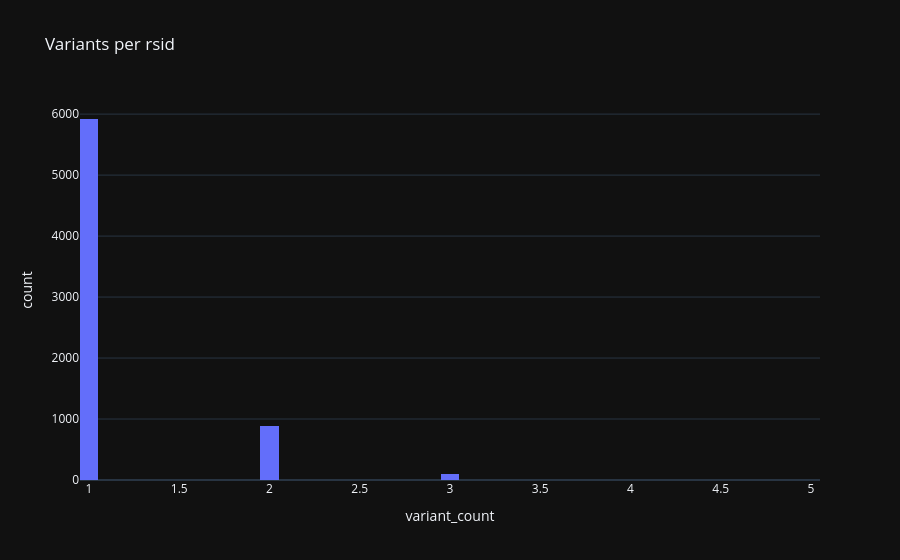

The code cell stored with this chart in its notebook:
### Markdown cell above
## 4. 📊 Distribution variants per rsid

### Code cell
rs_counts = d.loc[~d['missing_rsid']].groupby('rsid').size().reset_index(name='variant_count')
display(rs_counts['variant_count'].describe().to_frame('value'))
fig = px.histogram(rs_counts, x='variant_count', nbins=50, title='Variants per rsid')
fig.show()

### Figure 1 — Plotly figure (JSON) as saved in the notebook; plotly's stock layout.template omitted (floating-point values rounded to 4 significant figures; data arrays with more than 128 entries replaced by an {"elided": "..."} marker saying what was removed)
{"data": [{"bingroup": "x", "hovertemplate": "variant_count=%{x}<br>count=%{y}<extra></extra>", "legendgroup": "", "marker": {"color": "#636efa", "pattern": {"shape": ""}}, "name": "", "nbinsx": 50, "orientation": "v", "showlegend": false, "x": {"elided": "6900 int values"}, "xaxis": "x", "yaxis": "y", "type": "histogram"}], "layout": {"xaxis": {"anchor": "y", "domain": [0.0, 1.0], "title": {"text": "variant_count"}}, "yaxis": {"anchor": "x", "domain": [0.0, 1.0], "title": {"text": "count"}}, "legend": {"tracegroupgap": 0}, "title": {"text": "Variants per rsid"}, "barmode": "relative"}}
